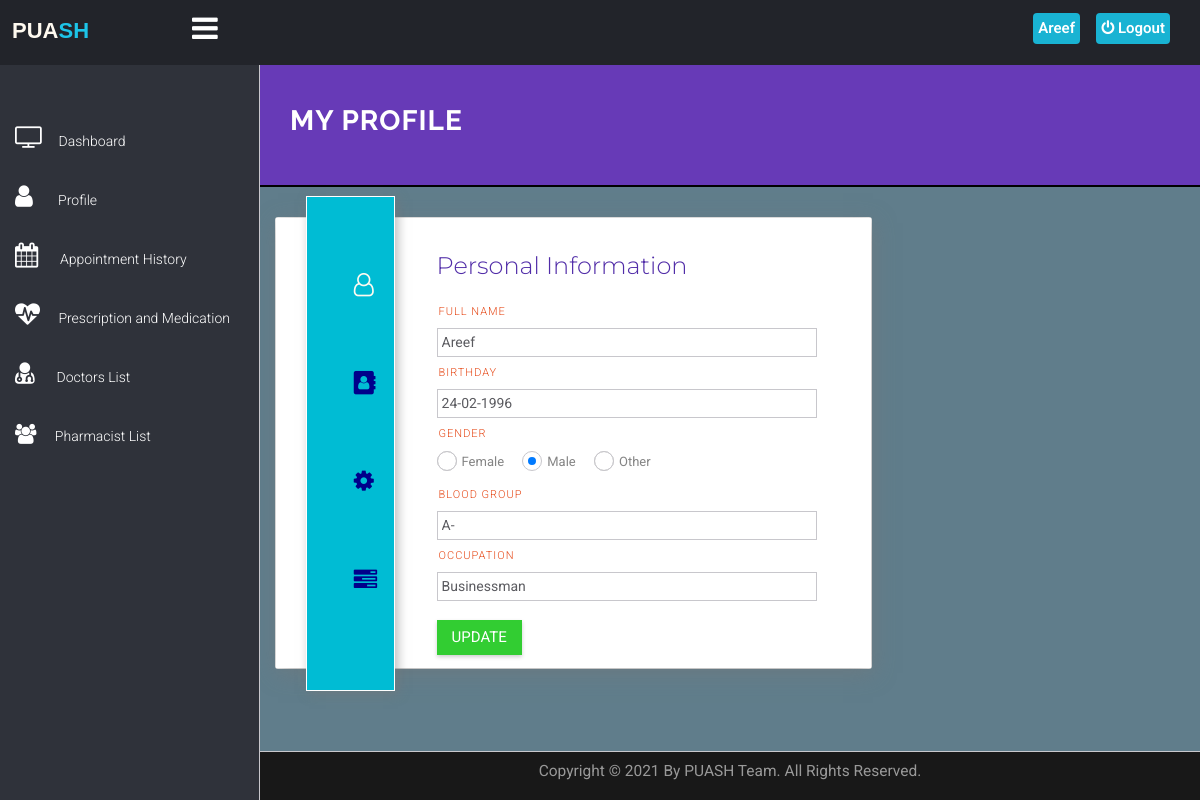
Screenshot of /PUASH/patient/my-profile.php (signed in) with the database file from the repository.
### tables this page shows
CREATE TABLE `users` (
  `id` int(11) NOT NULL,
  `fullname` varchar(255) NOT NULL,
  `address` longtext NOT NULL,
  `city` varchar(255) NOT NULL,
  `gender` varchar(255) NOT NULL,
  `email` varchar(255) NOT NULL,
  `blood_group` varchar(10) NOT NULL,
  `phone` varchar(12) DEFAULT NULL,
  `password` varchar(255) NOT NULL,
  `birthdate` varchar(20) NOT NULL,
  `uniqueid` varchar(100) NOT NULL,
  `activation` varchar(100) NOT NULL DEFAULT 'inactive',
  `regDate` timestamp NOT NULL DEFAULT current_timestamp(),
  `updationDate` varchar(255) NOT NULL,
  `occupation` varchar(100) NOT NULL
);

### PUASH/patient/my-profile.php (the view, shortened to what this page needs)
<!DOCTYPE html>
<html lang="en">
	<head>
		<link rel="stylesheet" href="../../vendor/bootstrap/css/bootstrap.min.css">
		<link rel="stylesheet" href="../../vendor/fontawesome/css/font-awesome.min.css">
		<link href="../../vendor/animate.css/animate.min.css" rel="stylesheet" media="screen">
		<link href="../../vendor/perfect-scrollbar/perfect-scrollbar.min.css" rel="stylesheet" media="screen">
		<link href="../../vendor/switchery/switchery.min.css" rel="stylesheet" media="screen">
		<link href="../../vendor/bootstrap-touchspin/jquery.bootstrap-touchspin.min.css" rel="stylesheet" media="screen">
		<link href="../../vendor/select2/select2.min.css" rel="stylesheet" media="screen">
		<link href="../../vendor/bootstrap-datepicker/bootstrap-datepicker3.standalone.min.css" rel="stylesheet" media="screen">
		<link href="../../vendor/bootstrap-timepicker/bootstrap-timepicker.min.css" rel="stylesheet" media="screen">
		<link rel="stylesheet" href="../../assets/css/styles.css">
		<link rel="stylesheet" href="../../assets/css/plugins.css">
		<link rel="stylesheet" href="https://cdnjs.cloudflare.com/ajax/libs/font-awesome/4.7.0/css/font-awesome.min.css">
		<link rel="stylesheet" href="include/profile.css">
		<link rel="stylesheet" href="include/sidebar-menu.css">
	</head>
	<body>
		<div id="app">
<?php include('include/sidebar-menu.php');?>
			<div class="app-content">
				<div class="main-content" >
					<div class="wrap-content container" id="container">
						<section id="page-title" class="profile-part" style="border-bottom: 2px solid black">
							<div class="row">
								<div class="col-sm-8">
									<h1 class="mainTitle" style="color: white"><b>My Profile</b></h1>
								</div>
							</div>
						</section>
							<div class="row">
								<div class="col-md-12">
									<div class="row margin-top-30">
										<div class="col-lg-8 col-md-12">
											<div class="panel panel-white">
									<?php
$sql=mysqli_query($con,"select * from users where id='".$_SESSION['id']."'");
while($data=mysqli_fetch_array($sql))
{
?>
<div class="container1">
        <div class="leftbox">
            <div class="iconn">
                <span onclick="tabs(0)" class="tab active">
                    <i class="fa fa-user-o"></i>
                </span>
                <span onclick="tabs(1)" class="tab">
                    <i class="fa fa-address-book"></i>
                </span>
                <span onclick="tabs(2)" class="tab">
                    <i class="fa fa-cog"></i>
                </span>
                <span onclick="tabs(3)" class="tab">
                    <i class="fa fa-tasks"></i>
                </span>
			</div>
		</div>
        <div class="rightbox">
            <div class="profile tabShow">
                <h1 class="Lully">Personal Information</h1>
	 					<form  method="post">
                <h2 class="fully">Full Name</h2>
                <input type="text" class="inpu" name="fullname" value="<?php echo htmlentities($data['fullname']);?>" readonly>
                <h2 class="fully">Birthday</h2>
                <input type="text" class="inpu" name="birthdate" value="<?php echo htmlentities($data['birthdate']);?>" readonly>
                <h2 class="fully">Gender</h2>
								<div class="clip-radio radio-primary" >
								<label for="rg-female">
										Female
									</label>
								<label for="rg-male">
										Male
									</label>
									<label for="rg-other">
									Other
								</label>
								</div>
                <h2 class="fully">Blood Group</h2>
                <input type="text" class="inpu" name="blood_group" value="<?php echo htmlentities($data['blood_group']);?>">
                <h2 class="fully">Occupation</h2>
                <input type="text" class="inpu" name="occupation" value="<?php echo htmlentities($data['occupation']);?>">
                <br><br>
                <button type="submit" name="per_i" class="btn-new">Update</button>
								</form>
            </div>
        </div>
</div>
													<?php } ?>
												</div>
											</div>
										</div>
											</div>
										</div>
									</div>
					</div>
</div>
<br><br><br>
	<?php include('../../include/footer.php');?>
		</div>
	</body>
</html>

### PUASH/patient/include/sidebar-menu.php (shortened to what this page needs)
<!DOCTYPE html>
<html lang="en">
<head>
</head>
<body>
    <header class="navbar navbar-default navbar-static-top">
      <label for="check">
        <a href="#" class="sidebar-toggler pull-right visible-md visible-lg"  data-toggle-class="app-sidebar-closed"  data-toggle-target="#app">
          <i class="fa fa-bars" id="sidebar_btn"></i>
        </a>
      </label>
        <div class="left_area">
              <h3><a href="../../index.html"><span style="color: floralwhite !important;">PUA</span><span class="second">SH</span></a></h3>
        </div>
        <div class="right_area">
          <a href="logout.php" class="logout_btn"><i class="fa fa-power-off"></i> Logout</a>
              <a href="my-profile.php" class="mee"> <span class="username" style="color:white;">
<?php
$con = mysqli_connect("localhost", "root", "", "hms");
         $query = "select * from users where id='".$_SESSION['id']."'";
         if($result = mysqli_query($con, $query)){
             while($row = mysqli_fetch_assoc($result)){
                 $mark = explode(" ", $row["fullname"]);
                      echo $mark[0]." ";
                   }
             }
     ?>
</span></a>
        </div>
    </header>
    <div class="sidebar app-aside" id="sidebar" >
    				<div class="sidebar-container perfect-scrollbar">
    					<div class="color-layout">
    							</div>
    <nav>
      <div>
        <br>
      </div>
      <ul class="main-navigation-menu">
        <li>
          <a href="dashboard.php" class="side-content">
            <div class="item-content">
              <div class="item-media">
                <i class="fa fa-television" style="font-size:25px;"></i>
              </div>
              <div class="item-inner">
                <span class="title"> Dashboard </span>
              </div>
            </div>
          </a>
        </li>
        <li>
          <a href="my-profile.php" class="side-content">
            <div class="item-content">
              <div class="item-media">
                <i class="fa fa-user" style="font-size:25px;"></i>
              </div>
              <div class="item-inner">
                <span class="title">&nbsp;&nbsp; Profile </span>
              </div>
            </div>
          </a>
        </li>
        <li>
								<a href="appointment-history.php" class="side-content">
									<div class="item-content">
										<div class="item-media">
											<i class="fa fa-calendar" style="font-size:25px;"></i>
										</div>
										<div class="item-inner">
											<span class="title">&nbsp; Appointment History </span>
										</div>
									</div>
								</a>
							</li>
							<li>
								<a href="prescription.php" class="side-content">
									<div class="item-content">
										<div class="item-media">
											<i class="fa fa-heartbeat custom" style="font-size:25px;"></i>
										</div>
										<div class="item-inner">
											<span class="title">&nbsp;Prescription and Medication </span>
										</div>
									</div>
								</a>
							</li>
							<li>
								<a href="doctorlist.php" class="side-content">
									<div class="item-content">
										<div class="item-media">
											<i class="fa fa-user-md" style="font-size:25px;"></i>
										</div>
										<div class="item-inner">
											<span class="title">&nbsp; Doctors List</span>
										</div>
									</div>
								</a>
							</li>
							<li>
								<a href="pharmacistlist.php" class="side-content">
									<div class="item-content">
										<div class="item-media">
											<i class="fa fa-group" style="font-size:20px;"></i>
										</div>
										<div class="item-inner">
											<span class="title">&nbsp;Pharmacist List</span>
										</div>
									</div>
								</a>
							</li>
      </ul>
    </nav>
    </div>
</div>
</body>
</html>

### assets/css/plugins.css (style rules this page uses)
.perfect-scrollbar { overflow-y: hidden !important; }

### PUASH/patient/include/profile.css (style rules this page uses)
.container1 { background: #fff; width: auto; height: 450px; margin: 0 auto; position: relative; margin-top: 0; box-shadow: 2px 5px 20px rgba(119, 119, 119, .5); }
.leftbox { float: left; top: -5%; left: 5%; position: absolute; width: 15%; height: 110%; background: #00BCD4; box-shadow: 3px 3px 10px rgba(119, 119, 119, .5); border: .1em solid #fff; }
.iconn .tab { list-style: none; padding-top: 65px; padding-left: 47px; color: darkblue; font-size: 1.8em; display: block; transition: all .3s ease-in-out; }
.iconn .tab:first-child { margin-top: 7px; }
.iconn .tab.active { color: floralwhite; transition: .6s; }
.rightbox { width: 60%; margin-left: 27%; }
.tabShow { transition: all .5s ease-in-out; width: 80%; position: absolute; }
.Lully { font-family: "Montserrat", sans-serif; color: #512DA8; font-size: 1.5rem; margin-top: 35px; margin-bottom: 27px; }
.fully { color: #E64A19; font-family: "Roboto", sans-serif; text-transform: uppercase; font-size: 11px; letter-spacing: 1px; margin-left: 2px; margin-top: 10px; }
.inpu { border: 0; border-bottom: 1px solid#3fb6a8; width: 80%; font-family: "Montserrat", sans-serif; font-size: .7em; padding: 7px 0; color: #070707; outline: none; }
.btn-new { font-family: "Roboto", sans-serif; text-transform: uppercase; font-size: 15px; border: 0; color: #fff; background: limegreen; padding: 7px 15px; box-shadow: 0px 2px 4px 0px rgba(0, 0, 0, .2); cursor: pointer; }
.tabShow { display: none; }

### PUASH/patient/include/sidebar-menu.css (style rules this page uses)
body { margin: 0; padding: 0; font-family: "Roboto", sans-serif; }
.left_area h3 { margin-left: 1%; text-transform: uppercase; font-size: 22px; font-weight: 900; }
.left_area .second { color: #1DC4E7; }
.logout_btn { padding: 5px; background: #19B3D3; text-decoration: none; float: right; margin-top: -40px; margin-right: 30px; border-radius: 4px; font-size: 15px; font-weight: 600; color: #fff; transition: 0.5s; transition-property: background; }
.sidebar { background: #2F323A ! important; position: fixed; left: 0; width: 250px; height: 100%; transition: 0.5s; transition-property: left; }
.sidebar { transition: 0.5s; }
.main-content { transition: 0.5s; }
.sidebar a { background: #2F323A; color: #fff; display: block; width: 100%; text-decoration: none; box-sizing: border-box; transition: 0.5s; transition-property: background; line-height: 40px; }
label #sidebar_btn { z-index: 1; color: #fff; position: fixed; cursor: pointer; left: 16%; font-size: 30px; margin: 5px 0; transition: 0.6s ease-in-out; transition-property: color; }
.right_area .mee { padding: 5px; background: #19B3D3; text-decoration: none; float: right; margin-top: -40px; margin-right: 120px; border-radius: 4px; font-size: 15px; font-weight: 600; color: #fff; transition: 0.5s; transition-property: background; }

### PUASH/patient/my-profile.php (style rules this page uses)
body { padding: 0; margin: 0; background: #607d8b; }
.profile-part { border-bottom:1px solid #4d79ff; background-color: #673AB7; margin-top:-8px; }

### rows the page displays
users: fullname "Areef", birthdate "24-02-1996", blood_group "A-", occupation "Businessman"
